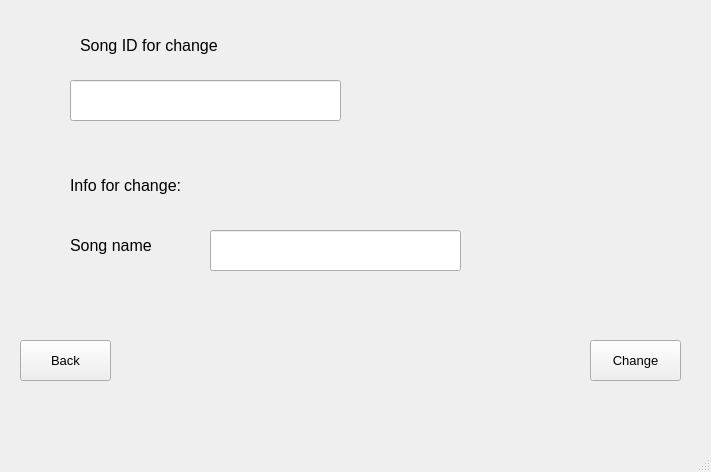
<?xml version="1.0" encoding="UTF-8"?>
<ui version="4.0">
 <class>MainWindow</class>
 <widget class="QMainWindow" name="MainWindow">
  <property name="geometry">
   <rect>
    <x>0</x>
    <y>0</y>
    <width>711</width>
    <height>472</height>
   </rect>
  </property>
  <property name="windowTitle">
   <string>MainWindow</string>
  </property>
  <widget class="QWidget" name="centralwidget">
   <widget class="QPushButton" name="backButton">
    <property name="geometry">
     <rect>
      <x>20</x>
      <y>340</y>
      <width>91</width>
      <height>41</height>
     </rect>
    </property>
    <property name="font">
     <font>
      <pointsize>10</pointsize>
     </font>
    </property>
    <property name="text">
     <string>Back</string>
    </property>
   </widget>
   <widget class="QPushButton" name="changeButton">
    <property name="geometry">
     <rect>
      <x>590</x>
      <y>340</y>
      <width>91</width>
      <height>41</height>
     </rect>
    </property>
    <property name="font">
     <font>
      <pointsize>10</pointsize>
     </font>
    </property>
    <property name="text">
     <string>Change</string>
    </property>
   </widget>
   <widget class="QLabel" name="label">
    <property name="geometry">
     <rect>
      <x>80</x>
      <y>20</y>
      <width>211</width>
      <height>51</height>
     </rect>
    </property>
    <property name="font">
     <font>
      <pointsize>12</pointsize>
     </font>
    </property>
    <property name="text">
     <string>Song ID for change</string>
    </property>
   </widget>
   <widget class="QLineEdit" name="idLine">
    <property name="geometry">
     <rect>
      <x>70</x>
      <y>80</y>
      <width>271</width>
      <height>41</height>
     </rect>
    </property>
    <property name="font">
     <font>
      <pointsize>10</pointsize>
     </font>
    </property>
    <property name="text">
     <string/>
    </property>
   </widget>
   <widget class="QLabel" name="label_2">
    <property name="geometry">
     <rect>
      <x>70</x>
      <y>170</y>
      <width>151</width>
      <height>31</height>
     </rect>
    </property>
    <property name="font">
     <font>
      <pointsize>12</pointsize>
     </font>
    </property>
    <property name="text">
     <string>Info for change:</string>
    </property>
   </widget>
   <widget class="QLineEdit" name="nameLine">
    <property name="geometry">
     <rect>
      <x>210</x>
      <y>230</y>
      <width>251</width>
      <height>41</height>
     </rect>
    </property>
    <property name="font">
     <font>
      <pointsize>10</pointsize>
     </font>
    </property>
   </widget>
   <widget class="QLabel" name="label_3">
    <property name="geometry">
     <rect>
      <x>70</x>
      <y>230</y>
      <width>111</width>
      <height>31</height>
     </rect>
    </property>
    <property name="font">
     <font>
      <pointsize>12</pointsize>
     </font>
    </property>
    <property name="text">
     <string>Song name</string>
    </property>
   </widget>
   <widget class="QLabel" name="errorLabel">
    <property name="geometry">
     <rect>
      <x>140</x>
      <y>280</y>
      <width>411</width>
      <height>111</height>
     </rect>
    </property>
    <property name="font">
     <font>
      <pointsize>10</pointsize>
     </font>
    </property>
    <property name="text">
     <string/>
    </property>
   </widget>
  </widget>
  <widget class="QMenuBar" name="menubar">
   <property name="geometry">
    <rect>
     <x>0</x>
     <y>0</y>
     <width>711</width>
     <height>26</height>
    </rect>
   </property>
  </widget>
  <widget class="QStatusBar" name="statusbar"/>
 </widget>
 <resources/>
 <connections/>
</ui>
